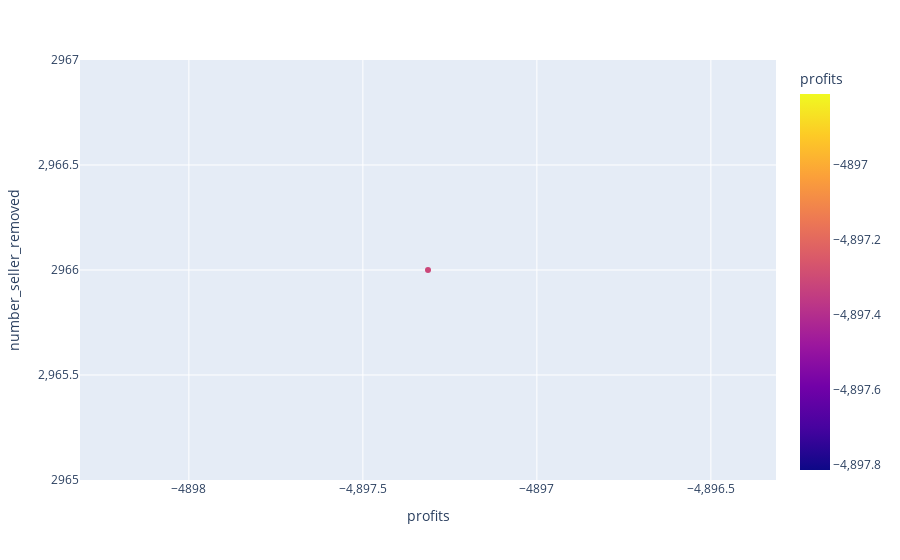

The notebook cell this image was saved under:
### Code cell
import plotly.express as px

results_df = pd.DataFrame(results_df)
fig = px.scatter(df, x="profits", y="number_seller_removed", color="profits")


fig.show()

### Figure 1 — Plotly figure (JSON) as saved in the notebook; plotly's stock layout.template omitted (floating-point values rounded to 4 significant figures)
{"data": [{"hovertemplate": "profits=%{marker.color}<br>number_seller_removed=%{y}<extra></extra>", "legendgroup": "", "marker": {"color": [-4897.0], "coloraxis": "coloraxis", "symbol": "circle"}, "mode": "markers", "name": "", "orientation": "v", "showlegend": false, "type": "scatter", "x": [-4897.0], "xaxis": "x", "y": [2966], "yaxis": "y"}], "layout": {"coloraxis": {"colorbar": {"title": {"text": "profits"}}, "colorscale": [[0, "#0d0887"], [0.1111, "#46039f"], [0.2222, "#7201a8"], [0.3333, "#9c179e"], [0.4444, "#bd3786"], [0.5556, "#d8576b"], [0.6667, "#ed7953"], [0.7778, "#fb9f3a"], [0.8889, "#fdca26"], [1, "#f0f921"]]}, "legend": {"tracegroupgap": 0}, "margin": {"t": 60}, "xaxis": {"anchor": "y", "domain": [0, 1], "title": {"text": "profits"}}, "yaxis": {"anchor": "x", "domain": [0, 1], "title": {"text": "number_seller_removed"}}}}
